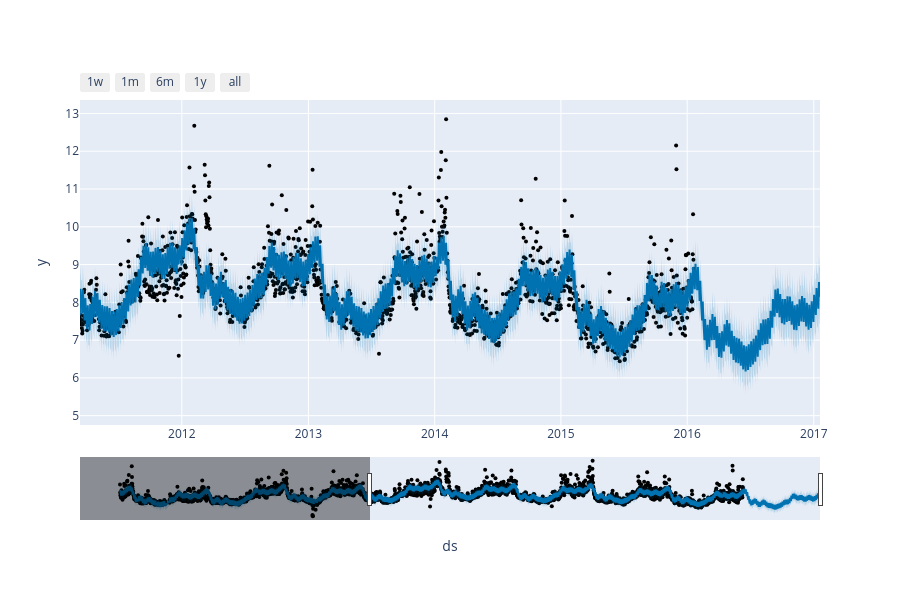

Notebook source saved alongside this figure:
### Code cell
from prophet.plot import plot_plotly, plot_components_plotly
plot_plotly(m, forecast)

### Figure 1 — Plotly figure (JSON) as saved in the notebook; plotly's stock layout.template omitted (floating-point values rounded to 4 significant figures; data arrays with more than 128 entries replaced by an {"elided": "..."} marker saying what was removed)
{"data": [{"marker": {"color": "black", "size": 4}, "mode": "markers", "name": "Actual", "type": "scatter", "x": {"elided": "2905 str values"}, "y": {"elided": "2905 float values"}}, {"hoverinfo": "skip", "line": {"width": 0}, "mode": "lines", "type": "scatter", "x": {"elided": "3270 str values"}, "y": {"elided": "3270 float values"}}, {"fill": "tonexty", "fillcolor": "rgba(0, 114, 178, 0.2)", "line": {"color": "#0072B2", "width": 2}, "mode": "lines", "name": "Predicted", "type": "scatter", "x": {"elided": "3270 str values"}, "y": {"elided": "3270 float values"}}, {"fill": "tonexty", "fillcolor": "rgba(0, 114, 178, 0.2)", "hoverinfo": "skip", "line": {"width": 0}, "mode": "lines", "type": "scatter", "x": {"elided": "3270 str values"}, "y": {"elided": "3270 float values"}}], "layout": {"height": 600, "showlegend": false, "width": 900, "xaxis": {"autorange": false, "range": ["2011-03-12 13:42:51.4286", "2017-01-19"], "rangeselector": {"buttons": [{"count": 7, "label": "1w", "step": "day", "stepmode": "backward"}, {"count": 1, "label": "1m", "step": "month", "stepmode": "backward"}, {"count": 6, "label": "6m", "step": "month", "stepmode": "backward"}, {"count": 1, "label": "1y", "step": "year", "stepmode": "backward"}, {"step": "all"}]}, "rangeslider": {"autorange": true, "range": ["2007-06-02 19:53:08.5714", "2017-01-19"], "visible": true, "yaxis": {"_template": null, "rangemode": "match"}}, "showspikes": false, "title": {"text": "ds"}, "type": "date"}, "yaxis": {"autorange": true, "range": [4.753, 13.36], "title": {"text": "y"}, "type": "linear"}}}
